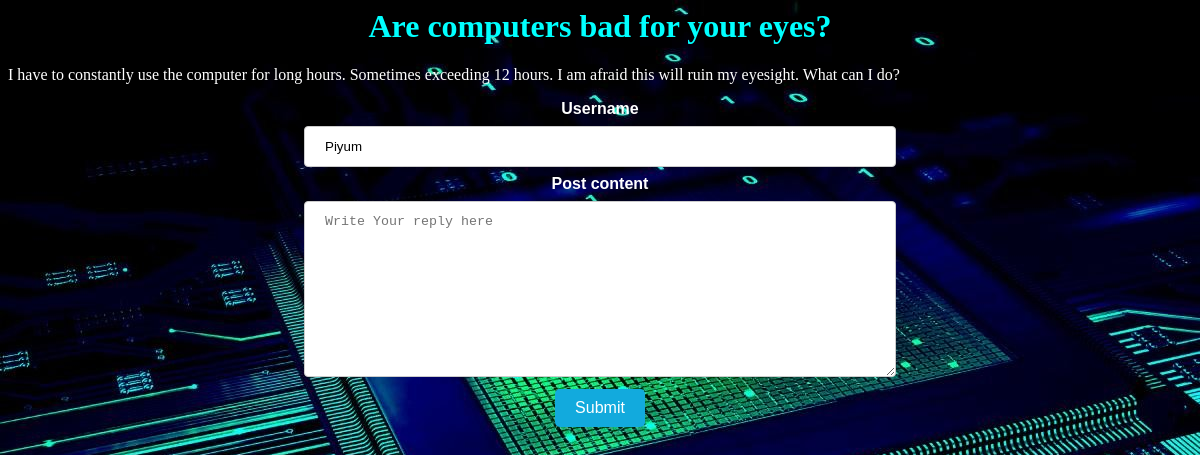
The app's page /forum/reply.php?post_id=1 (signed in) with its own data.
### tables this page shows
CREATE TABLE IF NOT EXISTS `posts` (
  `post_id` int(20) NOT NULL AUTO_INCREMENT,
  `post_title` varchar(60) NOT NULL,
  `post_text` varchar(5000) NOT NULL,
  `post_create_time` timestamp(6) NOT NULL DEFAULT CURRENT_TIMESTAMP(6),
  `customer_id` varchar(60) NOT NULL,
  PRIMARY KEY (`post_id`),
  KEY `forum_ibfk_1` (`customer_id`)
);

### forum/reply.php (the view, shortened to what this page needs)
<?php
include_once '../dashboard/connect.php';
$sql = "SELECT * FROM posts WHERE post_id = '" . $_GET['post_id'] . "'";
$result=mysqli_query($conn,$sql);
$row=mysqli_fetch_array($result);
?>
<html>
    <head>
        <link rel="stylesheet" type="text/css" href="forum.css">
    </head>
    <body>
        <div class="">
            <h1><?php echo $row['post_title']?></h1>
            <p><?php echo $row['post_text']?></p>
        </div>
        <div class="">
            <form action="reply.php" method="POST">
                    <label for="reply_owner"><b>Username</b></label><br >
                    <input type="username" name="reply_owner" id="reply_owner" placeholder="Enter your username " value="<?php echo $_SESSION['username']; ?>" required><br >
                    <label for="reply_text"><b>Post content</b></label><br >
                    <textarea  rows="10" cols="60" name="reply_text" id="reply_text"  placeholder="Write Your reply here" required></textarea><br >
                    <button type="submit" name="submit">Submit</button>
            </form>
        </div>
    </body>
</html>

### forum/forum.css (style rules this page uses)
h1 { color: aqua; text-align: center; font-family: harrington; }
p { color: white; text-align: left; font-family: harrington; }
body { background-image: url('../home/images/bg3.jpg'); }
input[type=text], input[type=username], select { width: 50%; padding: 12px 20px; margin: 8px 0; display: inline-block; border: 1px solid #ccc; border-radius: 4px; box-sizing: border-box; }
textarea { width: 50%; padding: 12px 20px; margin: 8px 0; display: inline-block; border: 1px solid #ccc; border-radius: 4px; box-sizing: border-box; }
label { color: white; text-align: center; font-family: sans-serif; }
button { border: none; border-radius: 5px; background-color: rgb(18, 170, 221); font-size: 16px; margin: 4px 2px; cursor: pointer; text-align: center; padding: 10px 20px; color: white; }
form { text-align: center; }

### records on screen
posts: post_title "Are computers bad for your eyes?", post_text "I have to constantly use the computer for long hours. Sometimes exceeding 12 hours. I am afraid this will ruin my eyesight. What can I do?"
